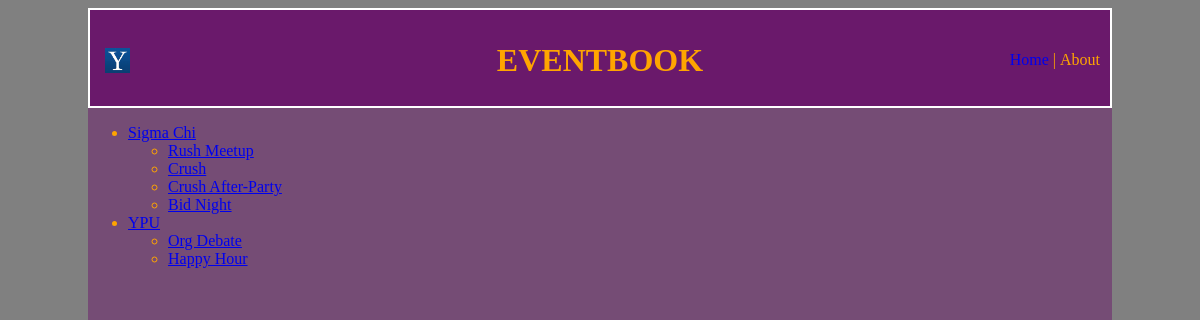
The app's page /, older data.
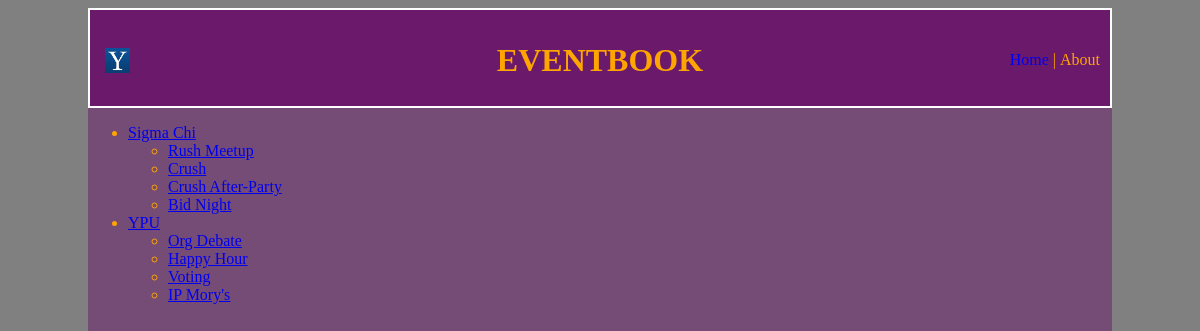
The same page, newer data.
### events/models.py (models this page shows, shortened)
class Group(models.Model):
	name = models.CharField(max_length=75, unique=True)
	numMembers = models.IntegerField(default=0)
	private = models.BooleanField(default=False)

class Event(models.Model):
	group = models.ForeignKey(Group, null=True)
	title = models.CharField(max_length = 100, unique = True)
	location = models.CharField(max_length=50)
	time = models.DateTimeField(default=datetime.now())
	description =models.TextField(max_length=500)
	likes = models.IntegerField(default=0)

### events/views.py (the view)
# urls.py: url(r'^$', eviews.index, name="home"),
def index(request):
	events = Event.objects.all()
	groups = Group.objects.all()
	context = {'events':events, 'groups':groups}
	return render(request, 'events/index.html', context)

### events/templates/events/index.html
{% extends 'events/base.html' %}
{% block content %}
{% if groups %}
	<ul>
		{% for group in groups %}
			<li><a href="{% url 'events:groupdetail' group.id %}">{{ group.name }}</a></li>
			<ul>
				{% for event in group.event_set.all %}
					<li><a href="{% url 'events:eventdetail' event.id%}">{{event.title}}</a></li>
				{% endfor %}
			</ul>
		{% endfor %}
	</ul>
{% else %}
	<p>There are currently no registered groups.</p>
{% endif %}
{% endblock %}

### events/templates/events/base.html (shortened to what this page needs)
<!DOCTYPE html>
{% load staticfiles %}
<html>
    <head>
        <link rel="stylesheet" type="text/css" href="{% static 'events/style.css' %}" />
    </head>
    <body>
    	<div id="page">
    		<div id="navbar">
    			<h1>EVENTBOOK</h1>
                <img src="{% static 'events/images/yaleicon.jpeg' %}" width="25" height="25"/>
    			<ul>
    				<li><a href="/">Home</a> |</li>
    				<li>About</li>
    			</ul>
	    	</div>
	        {% block content %}{% endblock %}
    	</div>
    </body>
</html>

### events/static/events/style.css (style rules this page uses)
body { background-color: grey; }
#page { width: 1024px; position: relative; margin: 0 auto; height: 1000px; background-color: rgba(106,25,107,0.50); color: orange; }
#navbar { width: 1020px; background-color: rgba(106,25,107,1); height: 96px; text-align: center; position: relative; border: 2px solid white; margin: 0 auto; }
#navbar h1 { text-transform: uppercase; display: inline-block; margin-bottom: 0; margin-top: 32px; }
#navbar ul { list-style-type: none; display: inline-block; position: absolute; right: 10px; top: 41px; margin: 0; padding: 0; }
#navbar ul li a:link { text-decoration: none; }
#navbar ul li { display: inline-block; }
#navbar img { padding-left: 5px; margin-top: 38px; position: absolute; left: 10px; }

Row changes from the older to the newer data that the page shows:
added Event: title "Voting", shown under Group "YPU"
added Event: title "IP Mory's", shown under Group "YPU"
